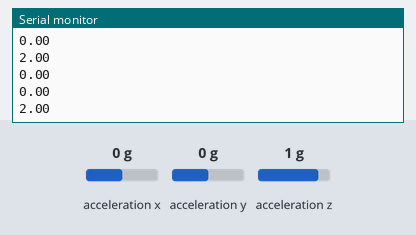
Bench run of a sketch on a simulated Arduino Uno, built with avr-gcc and run on an emulated ATmega328P. On the bench: the last lines printed to the serial monitor. The test bench sets the inputs (shaded band); at power-on: acceleration x 0 g, acceleration y 0 g, acceleration z 1 g.

Above: at 1.8 s.
1.9 s: acceleration x set to -1.4 g
At 2.8 s:
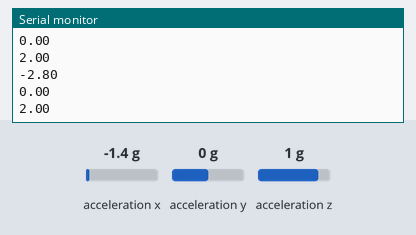
3.4 s: acceleration y set to -0.8 g
At 4.7 s:
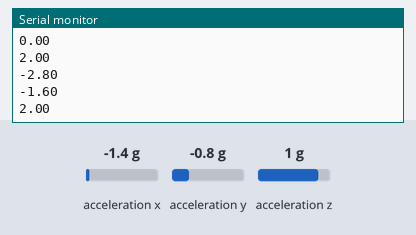
4.9 s: acceleration z set to 0.8 g
At 5.7 s:
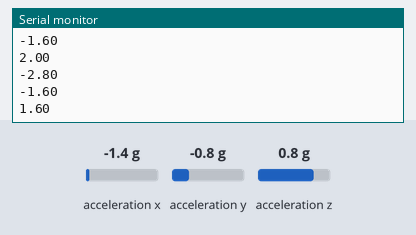
Timing chart, 0 to 7.9 s (numbered marks = the images above; inputs shaded):
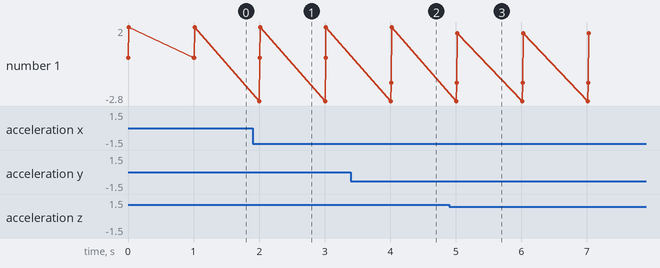

Measured:
- after the input at 1.9 s, the serial monitor: prints a new line after 0.10 s (image 1)
- after the input at 3.4 s, the serial monitor: prints a new line after 0.61 s (image 2)
- after the input at 4.9 s, the serial monitor: prints a new line after 0.12 s (image 3)
- plotted number 1: 2 → 1.6 after the input at 4.9 s

The sketch:

MPU.ino
```cpp
// Biblioteca para a comunicacao I2C
#include<Wire.h>
#include <MPU6050.h>

MPU6050 mpu;
float AcX,AcY,AcZ;

void setup()
{

 Serial.begin(9600);
 Wire.begin();
 Wire.setClock(400000);
 mpu.initialize();
 mpu.setFullScaleAccelRange(3);
 mpu.setXAccelOffset(769);
 mpu.setYAccelOffset(1115);
 mpu.setZAccelOffset(-1625);

  //Inicializa o MPU-6050 em modo normal

}

void loop()
{

AcX = mpu.getAccelerationX() / 1024.0;
AcY = mpu.getAccelerationY() / 1024.0;
AcZ = mpu.getAccelerationZ() / 1024.0;

Serial.println(AcX);
Serial.println(AcY);
Serial.println(AcZ);
delay(1000);

}
```
